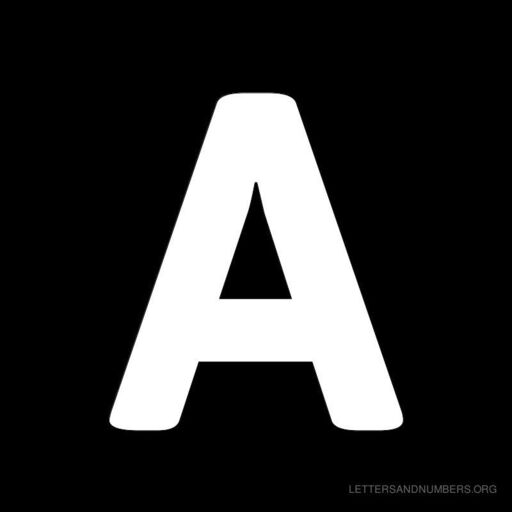
#> input picture letterA.jpg, 512 x 512 px, found by its file name
$ jupyter execute --allow-errors code.ipynb
#> lines starting #> are read from the running program, lines starting #| are printed output that depends on the picture; after the words box and inside, x2 and y2 are one past the last pixel; in counts of white or black regions, pixels touching at a corner belong together; long printed decimals are rounded
[cell 1]
from matplotlib import pyplot as plt
import imageio
import autograd.numpy as anp
import numpy as np
from autograd import grad

x0 = np.linspace(-255.5, 255.5, 512)
X, Y = np.meshgrid(x0, x0)
S = np.zeros((512, 512))
h = X ** 2 + Y ** 2
for i in range(512):
    for j in range(512):
        if h[i][j] <= 128 ** 2:
            S[i][j] = 1
th = np.random.rand(512, 512)
g = np.exp(1j * th)
g0_ = S * g

[cell 2]
im = imageio.imread(r"/content/drive/MyDrive/images/letterA.jpg")
#> im is the input picture: shape (512, 512); min 0, max 255, mean 48.3
# gray = np.mean(im,axis=2)
# threshold = 127
# input = (gray > threshold) * 255
threshold = 127
input = (im > threshold) * 255
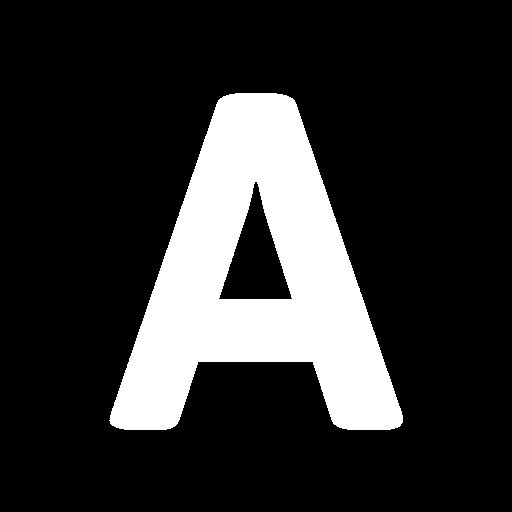
#> input: shape (512, 512) int64; 18.9% white; 1 white region, box (x1, y1, x2, y2) and area: (109, 93, 403, 430) 49485

input = input.astype(np.uint8)
plt.imshow(input, cmap='gray')
plt.title('Input')
plt.show()

[cell 3]
def loss(phase):
    phase = phase.reshape(input.shape)
    g1 = anp.exp(1j * phase)
    g1ft = anp.fft.fftshift(anp.fft.fft2(anp.fft.ifftshift(g1)))
    return anp.sum(anp.abs(anp.abs(g1ft) ** 2 - anp.abs(input)) ** 2)**2

start_x, start_y = 200,200
region_size = 25
ratios = []
def IFTA(g, N = 100):
#> called with g = array of shape (512, 512), N = 100
    g0 = g

    for i in range(N):
        G = np.fft.fftshift(np.fft.fft2(np.fft.ifftshift(g0)))
        G1 = np.sqrt(np.abs(input)) * np.exp(1j * np.angle(G))
        g_ = np.fft.fftshift(np.fft.ifft2(np.fft.ifftshift(G1)))
        region = G[start_x:start_x + region_size, start_y:start_y + region_size]
        std_dev = np.std(region)
        mean_val = np.mean(region)
        ratio = np.abs(std_dev) / np.abs(mean_val) if mean_val != 0 else 0
        ratios.append(ratio)
        g0 = S * (1 * np.exp(1j * np.angle(g_)))
#> this loop made 100 passes
#> (std_dev, ratio) on passes 2 to 13: (401.1, 21.11), (468.7, 19.94), (485.4, 17.25), (493.6, 16.24), (497.2, 17.47), (499.4, 18.96), (501.1, 19.31), (502, 19.03), (502.6, 18.69), (502.7, 18.49), (502.8, 18.31), (503.1, 18.26)
#> after the loop, ratios = 100 values, max 67.55 at index 0, min 16.24 at index 4, mean 29.92
    return np.angle(g_)
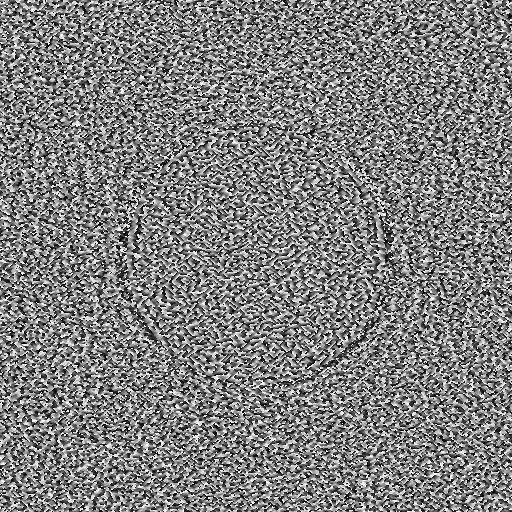
#> returned value: shape (512, 512) float64; min -3.14, max 3.14, mean -0.000921; drawn with min black and max white

ratios_ = []

def optimization(f, inphase, num=100, step=0.001, beta1=0.9, beta2=0.999, epsilon=1e-8):
    m = anp.zeros_like(inphase)
    v = anp.zeros_like(inphase)
    t = 0
    phase = inphase
    loss_grad = grad(f)  # Define gradient function outside the loop

    for k in range(num):
        t += 1
        s = loss_grad(phase)  # Compute the gradient

        m = beta1 * m + (1 - beta1) * s
        v = beta2 * v + (1 - beta2) * (s ** 2)
        m_hat = m / (1 - beta1 ** t)
        v_hat = v / (1 - beta2 ** t)

        phase = phase - step * m_hat / (anp.sqrt(v_hat) + epsilon)
        gp = S * np.exp(1j * phase)
        Gx = np.fft.fftshift(np.fft.fft2(np.fft.ifftshift(gp)))
        region = Gx[start_x:start_x + region_size, start_y:start_y + region_size]
        std_dev = np.std(region)
        mean_val = np.mean(region)
        ratio = np.abs(std_dev) / np.abs(mean_val) if mean_val != 0 else 0
        ratios_.append(ratio)
        # print(ratio)

    return phase

[cell 4]
initial_phase = IFTA(g0_, 100)
field1 = np.exp(1j * initial_phase)
output_image1 = np.fft.fftshift(np.fft.fft2(np.fft.ifftshift(field1)))
plt.imshow(np.abs(output_image1), cmap="gray")
plt.title("image before optimization")

plt.show()
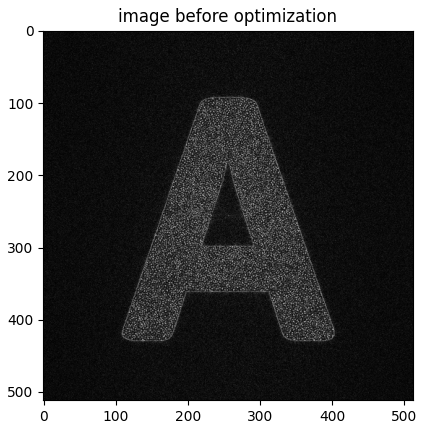
#> figure drawn by matplotlib, 1 panel

[cell 5]
x =np.mean(np.abs(output_image1))
#> x = 327.3
print(x)
#| 327.282
y = np.mean(input)
#> y = 48.14
print(y)
#| 48.136
z = (x-y)/y
#> z = 5.8
print(z)
#| 5.799

#> (a cell that did not finish here is left out)

field = np.exp(1j * optimized_phase) * S
output_image = np.fft.fftshift(np.fft.fft2(np.fft.ifftshift(field)))
plt.imshow(np.abs(output_image), cmap="gray")
plt.title("final image after optimization")
plt.show()

#> (a cell that did not finish here is left out)

[cell 8]
plt.plot(ratios)
plt.xlabel('Iteration')
plt.ylabel('ratio')
plt.show()
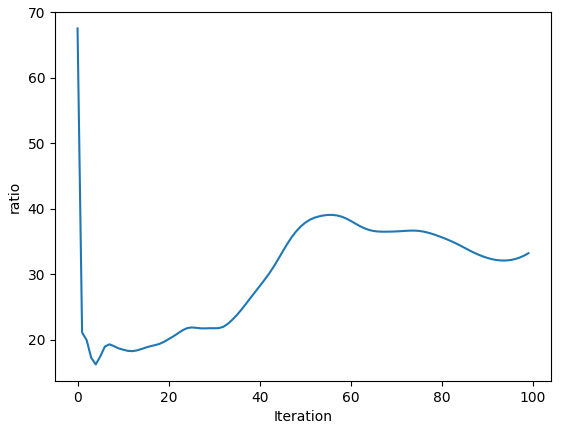
#> figure drawn by matplotlib, 1 panel; curve peaks at x = 0, y = 67.55

plt.plot(ratios_)
plt.xlabel('Iteration')
plt.ylabel('ratio')
plt.show()
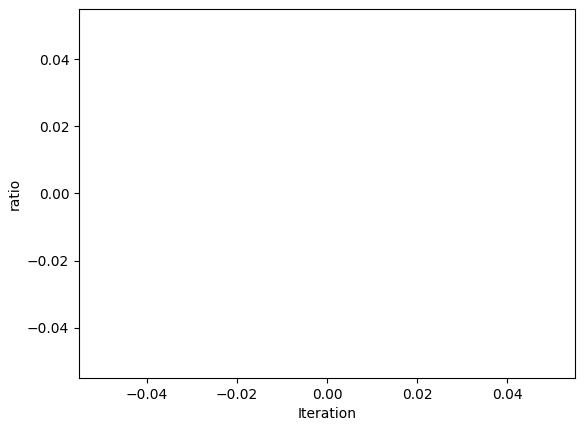
#> figure drawn by matplotlib, 1 panel

print(np.mean(ratios))
#| 29.918
print(np.mean(ratios_))
